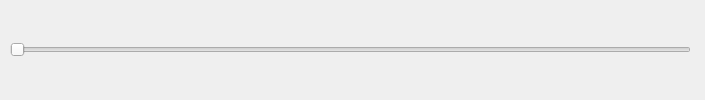
<?xml version="1.0" encoding="UTF-8"?>
<ui version="4.0">
 <class>PlayBtmBar</class>
 <widget class="QWidget" name="PlayBtmBar">
  <property name="geometry">
   <rect>
    <x>0</x>
    <y>0</y>
    <width>705</width>
    <height>100</height>
   </rect>
  </property>
  <property name="maximumSize">
   <size>
    <width>16777215</width>
    <height>100</height>
   </size>
  </property>
  <property name="windowTitle">
   <string>Form</string>
  </property>
  <property name="styleSheet">
   <string notr="true"/>
  </property>
  <widget class="QWidget" name="verticalLayoutWidget">
   <property name="geometry">
    <rect>
     <x>10</x>
     <y>10</y>
     <width>681</width>
     <height>80</height>
    </rect>
   </property>
   <layout class="QVBoxLayout" name="verticalLayout">
    <property name="spacing">
     <number>0</number>
    </property>
    <item>
     <widget class="QSlider" name="m_pPlaySlider">
      <property name="orientation">
       <enum>Qt::Horizontal</enum>
      </property>
     </widget>
    </item>
    <item>
     <layout class="QHBoxLayout" name="horizontalLayout">
      <property name="spacing">
       <number>1</number>
      </property>
     </layout>
    </item>
   </layout>
  </widget>
 </widget>
 <resources/>
 <connections/>
</ui>
